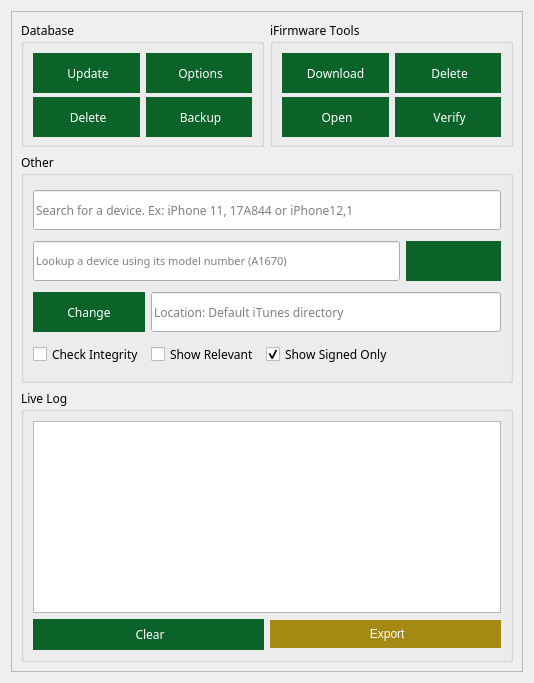
       <widget class="QWidget" name="main_widget" native="true">
        <layout class="QGridLayout" name="gridLayout_5">
         <item row="0" column="0">
          <widget class="QFrame" name="frame_3">
           <property name="frameShape">
            <enum>QFrame::StyledPanel</enum>
           </property>
           <property name="frameShadow">
            <enum>QFrame::Raised</enum>
           </property>
           <layout class="QGridLayout" name="gridLayout_16">
            <item row="2" column="0" colspan="2">
             <widget class="QGroupBox" name="logs">
              <property name="minimumSize">
               <size>
                <width>0</width>
                <height>0</height>
               </size>
              </property>
              <property name="maximumSize">
               <size>
                <width>16777215</width>
                <height>400</height>
               </size>
              </property>
              <property name="font">
               <font>
                <family>Segoe UI Semibold</family>
                <pointsize>9</pointsize>
                <weight>50</weight>
                <bold>false</bold>
                <strikeout>false</strikeout>
                <kerning>false</kerning>
               </font>
              </property>
              <property name="styleSheet">
               <string notr="true">
QToolTip { 
	color: #fff; background-color: #000; border: none; 

}

 QScrollBar:vertical {
    background: white;
     width: 15px;
 }
 QScrollBar::handle:vertical {
    background: #0C632A;
 }



QScrollBar:horizontal {
    background: white;
    height: 15px;
}

QScrollBar::handle:horizontal {
    background: #0C632A;
}</string>
              </property>
              <property name="title">
               <string>Live Log</string>
              </property>
              <layout class="QGridLayout" name="gridLayout_4">
               <item row="0" column="0" colspan="2">
                <widget class="QTextBrowser" name="text_log">
                 <property name="font">
                  <font>
                   <family>Segoe UI Semibold</family>
                   <pointsize>10</pointsize>
                  </font>
                 </property>
                 <property name="toolTip">
                  <string>Live log </string>
                 </property>
                 <property name="styleSheet">
                  <string notr="true">outline: none;</string>
                 </property>
                 <property name="lineWrapMode">
                  <enum>QTextEdit::FixedPixelWidth</enum>
                 </property>
                 <property name="html">
                  <string>&lt;!DOCTYPE HTML PUBLIC &quot;-//W3C//DTD HTML 4.0//EN&quot; &quot;http://www.w3.org/TR/REC-html40/strict.dtd&quot;&gt;
&lt;html&gt;&lt;head&gt;&lt;meta name=&quot;qrichtext&quot; content=&quot;1&quot; /&gt;&lt;style type=&quot;text/css&quot;&gt;
p, li { white-space: pre-wrap; }
&lt;/style&gt;&lt;/head&gt;&lt;body style=&quot; font-family:'Segoe UI Semibold'; font-size:10pt; font-weight:400; font-style:normal;&quot;&gt;
&lt;p style=&quot;-qt-paragraph-type:empty; margin-top:0px; margin-bottom:0px; margin-left:0px; margin-right:0px; -qt-block-indent:0; text-indent:0px;&quot;&gt;&lt;br /&gt;&lt;/p&gt;
&lt;p style=&quot;-qt-paragraph-type:empty; margin-top:0px; margin-bottom:0px; margin-left:0px; margin-right:0px; -qt-block-indent:0; text-indent:0px;&quot;&gt;&lt;br /&gt;&lt;/p&gt;&lt;/body&gt;&lt;/html&gt;</string>
                 </property>
                </widget>
               </item>
               <item row="3" column="0">
                <widget class="QPushButton" name="clear_log">
                 <property name="font">
                  <font>
                   <family>Segoe UI Semibold</family>
                   <pointsize>9</pointsize>
                   <weight>50</weight>
                   <bold>false</bold>
                   <strikeout>false</strikeout>
                   <kerning>false</kerning>
                  </font>
                 </property>
                 <property name="cursor">
                  <cursorShape>PointingHandCursor</cursorShape>
                 </property>
                 <property name="toolTip">
                  <string>Clear live log</string>
                 </property>
                 <property name="styleSheet">
                  <string notr="true">    QPushButton {
        background-color: #0C632A;
        border: none;
        color: #fff;
		padding: 7px
    }

 QPushButton:hover {
	background-color: #084D20;
}

QToolTip { 
	color: #fff; background-color: #000; border: none; 

}</string>
                 </property>
                 <property name="text">
                  <string> Clear</string>
                 </property>
                 <property name="icon">
                  <iconset>
                   <normaloff>icons/Delete.png</normaloff>icons/Delete.png</iconset>
                 </property>
                 <property name="iconSize">
                  <size>
                   <width>15</width>
                   <height>15</height>
                  </size>
                 </property>
                </widget>
               </item>
               <item row="3" column="1" alignment="Qt::AlignVCenter">
                <widget class="QPushButton" name="export_log">
                 <property name="minimumSize">
                  <size>
                   <width>0</width>
                   <height>0</height>
                  </size>
                 </property>
                 <property name="cursor">
                  <cursorShape>PointingHandCursor</cursorShape>
                 </property>
                 <property name="toolTip">
                  <string>Export logs to a file</string>
                 </property>
                 <property name="styleSheet">
                  <string notr="true">QPushButton {
        background-color: #a48912;
        border: none;
        color: #fff;
		padding: 7px
    }

QPushButton:hover {
	background-color: #957d10;
}

QToolTip { 
	color: #fff; background-color: #000; border: none; 

}</string>
                 </property>
                 <property name="text">
                  <string> Export</string>
                 </property>
                 <property name="icon">
                  <iconset>
                   <normaloff>icons/export.png</normaloff>icons/export.png</iconset>
                 </property>
                </widget>
               </item>
              </layout>
             </widget>
            </item>
            <item row="0" column="0">
             <widget class="QGroupBox" name="database_">
              <property name="maximumSize">
               <size>
                <width>16777215</width>
                <height>126</height>
               </size>
              </property>
              <property name="font">
               <font>
                <family>Segoe UI Semibold</family>
                <pointsize>9</pointsize>
                <weight>50</weight>
                <bold>false</bold>
                <strikeout>false</strikeout>
                <kerning>false</kerning>
               </font>
              </property>
              <property name="title">
               <string>Database </string>
              </property>
              <layout class="QGridLayout" name="gridLayout_13">
               <item row="1" column="1">
                <widget class="QPushButton" name="backup">
                 <property name="minimumSize">
                  <size>
                   <width>0</width>
                   <height>40</height>
                  </size>
                 </property>
                 <property name="font">
                  <font>
                   <family>Segoe UI Semibold</family>
                   <pointsize>9</pointsize>
                   <weight>50</weight>
                   <bold>false</bold>
                   <strikeout>false</strikeout>
                   <kerning>false</kerning>
                  </font>
                 </property>
                 <property name="cursor">
                  <cursorShape>PointingHandCursor</cursorShape>
                 </property>
                 <property name="toolTip">
                  <string>Backup databases</string>
                 </property>
                 <property name="styleSheet">
                  <string notr="true">    QPushButton {
        background-color: #0C632A;
        border: none;
        color: #fff;
    }

 QPushButton:hover {
	background-color: #084D20;
}

QToolTip { 
	color: #fff; background-color: #000; border: none; 

}


QToolTip { 
	color: #fff; background-color: #000; border: none; 

}</string>
                 </property>
                 <property name="text">
                  <string> Backup</string>
                 </property>
                 <property name="icon">
                  <iconset>
                   <normaloff>icons/backup.png</normaloff>icons/backup.png</iconset>
                 </property>
                </widget>
               </item>
               <item row="0" column="0">
                <widget class="QPushButton" name="_update">
                 <property name="minimumSize">
                  <size>
                   <width>0</width>
                   <height>40</height>
                  </size>
                 </property>
                 <property name="font">
                  <font>
                   <family>Segoe UI Semibold</family>
                   <pointsize>9</pointsize>
                   <weight>50</weight>
                   <bold>false</bold>
                   <strikeout>false</strikeout>
                   <kerning>false</kerning>
                  </font>
                 </property>
                 <property name="cursor">
                  <cursorShape>PointingHandCursor</cursorShape>
                 </property>
                 <property name="toolTip">
                  <string>Check for database update</string>
                 </property>
                 <property name="styleSheet">
                  <string notr="true">    QPushButton {
        background-color: #0C632A;
        border: none;
        color: #fff;
    }

 QPushButton:hover {
	background-color: #084D20;
}

QToolTip { 
	color: #fff; background-color: #000; border: none; 

}</string>
                 </property>
                 <property name="text">
                  <string> Update</string>
                 </property>
                 <property name="icon">
                  <iconset>
                   <normaloff>icons/updated.png</normaloff>icons/updated.png</iconset>
                 </property>
                 <property name="iconSize">
                  <size>
                   <width>16</width>
                   <height>16</height>
                  </size>
                 </property>
                </widget>
               </item>
               <item row="1" column="0">
                <widget class="QPushButton" name="db_delete">
                 <property name="minimumSize">
                  <size>
                   <width>0</width>
                   <height>40</height>
                  </size>
                 </property>
                 <property name="font">
                  <font>
                   <family>Segoe UI Semibold</family>
                   <pointsize>9</pointsize>
                   <weight>50</weight>
                   <bold>false</bold>
                   <strikeout>false</strikeout>
                   <kerning>false</kerning>
                  </font>
                 </property>
                 <property name="cursor">
                  <cursorShape>PointingHandCursor</cursorShape>
                 </property>
                 <property name="toolTip">
                  <string>Delete databases</string>
                 </property>
                 <property name="styleSheet">
                  <string notr="true">    QPushButton {
        background-color: #0C632A;
        border: none;
        color: #fff;
    }

 QPushButton:hover {
	background-color: #084D20;
}


QToolTip { 
	color: #fff; background-color: #000; border: none; 

}</string>
                 </property>
                 <property name="text">
                  <string> Delete</string>
                 </property>
                 <property name="icon">
                  <iconset>
                   <normaloff>icons/Delete.png</normaloff>icons/Delete.png</iconset>
                 </property>
                </widget>
               </item>
               <item row="0" column="1">
                <widget class="QPushButton" name="options">
                 <property name="minimumSize">
                  <size>
                   <width>0</width>
                   <height>40</height>
                  </size>
                 </property>
                 <property name="font">
                  <font>
                   <family>Segoe UI Semibold</family>
                   <pointsize>9</pointsize>
                   <weight>50</weight>
                   <bold>false</bold>
                   <strikeout>false</strikeout>
                   <kerning>false</kerning>
                  </font>
                 </property>
                 <property name="cursor">
                  <cursorShape>PointingHandCursor</cursorShape>
                 </property>
                 <property name="toolTip">
                  <string>App options (beta)</string>
                 </property>
                 <property name="styleSheet">
                  <string notr="true">    QPushButton {
        background-color: #0C632A;
        border: none;
        color: #fff;
    }

 QPushButton:hover {
	background-color: #084D20;
}

QToolTip { 
	color: #fff; background-color: #000; border: none; 

}</string>
                 </property>
                 <property name="text">
                  <string> Options</string>
                 </property>
                 <property name="icon">
                  <iconset>
                   <normaloff>icons/settings.png</normaloff>icons/settings.png</iconset>
                 </property>
                </widget>
               </item>
              </layout>
             </widget>
            </item>
            <item row="1" column="0" colspan="2">
             <widget class="QGroupBox" name="other_2">
              <property name="minimumSize">
               <size>
                <width>0</width>
                <height>230</height>
               </size>
              </property>
              <property name="maximumSize">
               <size>
                <width>16777215</width>
                <height>300</height>
               </size>
              </property>
              <property name="font">
               <font>
                <family>Segoe UI Semibold</family>
                <pointsize>9</pointsize>
                <weight>50</weight>
                <bold>false</bold>
                <strikeout>false</strikeout>
                <kerning>false</kerning>
               </font>
              </property>
              <property name="focusPolicy">
               <enum>Qt::NoFocus</enum>
              </property>
              <property name="acceptDrops">
               <bool>true</bool>
              </property>
              <property name="title">
               <string>Other</string>
              </property>
              <layout class="QGridLayout" name="gridLayout_12">
               <item row="1" column="0" colspan="4">
                <widget class="QLineEdit" name="search">
                 <property name="minimumSize">
                  <size>
                   <width>0</width>
                   <height>40</height>
                  </size>
                 </property>
                 <property name="font">
                  <font>
                   <family>Segoe UI Semibold</family>
                   <pointsize>8</pointsize>
                   <weight>50</weight>
                   <bold>false</bold>
                   <strikeout>false</strikeout>
                   <kerning>false</kerning>
                  </font>
                 </property>
                 <property name="toolTip">
                  <string>Lookup a device using its model number (A1670)</string>
                 </property>
                 <property name="styleSheet">
                  <string notr="true">

QToolTip { 
	color: #fff; background-color: #000; border: none; 

}</string>
                 </property>
                 <property name="text">
                  <string/>
                 </property>
                 <property name="placeholderText">
                  <string>Lookup a device using its model number (A1670)</string>
                 </property>
                </widget>
               </item>
               <item row="1" column="4">
                <widget class="QPushButton" name="search_btn">
                 <property name="minimumSize">
                  <size>
                   <width>95</width>
                   <height>40</height>
                  </size>
                 </property>
                 <property name="font">
                  <font>
                   <family>Segoe UI Semibold</family>
                   <pointsize>9</pointsize>
                   <weight>50</weight>
                   <bold>false</bold>
                   <strikeout>false</strikeout>
                   <kerning>false</kerning>
                  </font>
                 </property>
                 <property name="cursor">
                  <cursorShape>PointingHandCursor</cursorShape>
                 </property>
                 <property name="toolTip">
                  <string>Search</string>
                 </property>
                 <property name="styleSheet">
                  <string notr="true">    QPushButton {
        background-color: #0C632A;
        border: none;
        color: #fff;
    }

 QPushButton:hover {
	background-color: #084D20;
}

QToolTip { 
	color: #fff; background-color: #000; border: none; 

}</string>
                 </property>
                 <property name="text">
                  <string/>
                 </property>
                 <property name="icon">
                  <iconset>
                   <normaloff>icons/Search.png</normaloff>icons/Search.png</iconset>
                 </property>
                 <property name="iconSize">
                  <size>
                   <width>20</width>
                   <height>20</height>
                  </size>
                 </property>
                </widget>
               </item>
               <item row="2" column="0">
                <widget class="QPushButton" name="location">
                 <property name="minimumSize">
                  <size>
                   <width>95</width>
                   <height>40</height>
                  </size>
                 </property>
                 <property name="font">
                  <font>
                   <family>Segoe UI Semibold</family>
                   <pointsize>9</pointsize>
                   <weight>50</weight>
                   <bold>false</bold>
                   <strikeout>false</strikeout>
                   <kerning>false</kerning>
                  </font>
                 </property>
                 <property name="cursor">
                  <cursorShape>PointingHandCursor</cursorShape>
                 </property>
                 <property name="toolTip">
                  <string>Change directory where firmware is going to be downloaded</string>
                 </property>
                 <property name="styleSheet">
                  <string notr="true">    QPushButton {
        background-color: #0C632A;
        border: none;
        color: #fff;
    }

 QPushButton:hover {
	background-color: #084D20;
}

QToolTip { 
	color: #fff; background-color: #000; border: none; 

}</string>
                 </property>
                 <property name="text">
                  <string>Change</string>
                 </property>
                 <property name="icon">
                  <iconset>
                   <normaloff>icons/folder.png</normaloff>icons/folder.png</iconset>
                 </property>
                </widget>
               </item>
               <item row="0" column="0" colspan="5">
                <widget class="QLineEdit" name="device_search">
                 <property name="minimumSize">
                  <size>
                   <width>0</width>
                   <height>40</height>
                  </size>
                 </property>
                 <property name="font">
                  <font>
                   <family>Segoe UI Semibold</family>
                   <pointsize>9</pointsize>
                   <weight>50</weight>
                   <bold>false</bold>
                   <strikeout>false</strikeout>
                   <kerning>true</kerning>
                  </font>
                 </property>
                 <property name="toolTip">
                  <string>Search for a device. ex: iPhone 11, 17A844 or iPhone12,1</string>
                 </property>
                 <property name="styleSheet">
                  <string notr="true">

QToolTip { 
	color: #fff; background-color: #000; border: none; 

}</string>
                 </property>
                 <property name="placeholderText">
                  <string>Search for a device. Ex: iPhone 11, 17A844 or iPhone12,1</string>
                 </property>
                </widget>
               </item>
               <item row="2" column="1" colspan="4">
                <widget class="QLineEdit" name="location_value">
                 <property name="enabled">
                  <bool>true</bool>
                 </property>
                 <property name="minimumSize">
                  <size>
                   <width>0</width>
                   <height>40</height>
                  </size>
                 </property>
                 <property name="font">
                  <font>
                   <family>Segoe UI Semibold</family>
                   <pointsize>9</pointsize>
                   <weight>50</weight>
                   <bold>false</bold>
                   <strikeout>false</strikeout>
                   <kerning>false</kerning>
                  </font>
                 </property>
                 <property name="contextMenuPolicy">
                  <enum>Qt::CustomContextMenu</enum>
                 </property>
                 <property name="toolTip">
                  <string>Location: Default iTunes directory</string>
                 </property>
                 <property name="styleSheet">
                  <string notr="true">
QToolTip { 
	color: #fff; background-color: #000; border: none; 

}</string>
                 </property>
                 <property name="text">
                  <string/>
                 </property>
                 <property name="dragEnabled">
                  <bool>false</bool>
                 </property>
                 <property name="readOnly">
                  <bool>true</bool>
                 </property>
                 <property name="placeholderText">
                  <string>Location: Default iTunes directory</string>
                 </property>
                 <property name="clearButtonEnabled">
                  <bool>false</bool>
                 </property>
                </widget>
               </item>
               <item row="3" column="2">
                <widget class="QCheckBox" name="show_signed">
                 <property name="font">
                  <font>
                   <family>Segoe UI Semibold</family>
                   <pointsize>9</pointsize>
                   <weight>50</weight>
                   <bold>false</bold>
                   <strikeout>false</strikeout>
                   <kerning>false</kerning>
                  </font>
                 </property>
                 <property name="cursor">
                  <cursorShape>PointingHandCursor</cursorShape>
                 </property>
                 <property name="toolTip">
                  <string>Display signed firmwares only</string>
                 </property>
                 <property name="styleSheet">
                  <string notr="true">
QToolTip { 
	color: #fff; background-color: #000; border: none; 

}
</string>
                 </property>
                 <property name="text">
                  <string>Show Signed Only</string>
                 </property>
                 <property name="checked">
                  <bool>true</bool>
                 </property>
                </widget>
               </item>
               <item row="3" column="1">
                <widget class="QCheckBox" name="show_relevant">
                 <property name="font">
                  <font>
                   <family>Segoe UI Semibold</family>
                   <pointsize>9</pointsize>
                   <weight>50</weight>
                   <bold>false</bold>
                   <strikeout>false</strikeout>
                   <kerning>false</kerning>
                  </font>
                 </property>
                 <property name="cursor">
                  <cursorShape>PointingHandCursor</cursorShape>
                 </property>
                 <property name="toolTip">
                  <string notr="true">Show lastest versions only</string>
                 </property>
                 <property name="styleSheet">
                  <string notr="true">
QToolTip { 
	color: #fff; background-color: #000; border: none; 

}</string>
                 </property>
                 <property name="text">
                  <string>Show Relevant</string>
                 </property>
                </widget>
               </item>
               <item row="3" column="0">
                <widget class="QCheckBox" name="check_integrity">
                 <property name="font">
                  <font>
                   <family>Segoe UI Semibold</family>
                   <pointsize>9</pointsize>
                   <weight>50</weight>
                   <bold>false</bold>
                   <strikeout>false</strikeout>
                   <kerning>false</kerning>
                  </font>
                 </property>
                 <property name="cursor">
                  <cursorShape>PointingHandCursor</cursorShape>
                 </property>
                 <property name="toolTip">
                  <string notr="true">Verify firmware when download is finished</string>
                 </property>
                 <property name="styleSheet">
                  <string notr="true">
QToolTip { 
	color: #fff; background-color: #000; border: none; 

}</string>
                 </property>
                 <property name="text">
                  <string>Check Integrity</string>
                 </property>
                </widget>
               </item>
              </layout>
             </widget>
            </item>
            <item row="0" column="1">
             <widget class="QGroupBox" name="tools_2">
              <property name="maximumSize">
               <size>
                <width>16777215</width>
                <height>126</height>
               </size>
              </property>
              <property name="font">
               <font>
                <family>Segoe UI Semibold</family>
                <pointsize>9</pointsize>
                <weight>50</weight>
                <bold>false</bold>
                <strikeout>false</strikeout>
                <kerning>false</kerning>
               </font>
              </property>
              <property name="title">
               <string>iFirmware Tools</string>
              </property>
              <layout class="QGridLayout" name="gridLayout_14">
               <item row="0" column="0">
                <widget class="QPushButton" name="main_download">
                 <property name="minimumSize">
                  <size>
                   <width>0</width>
                   <height>40</height>
                  </size>
                 </property>
                 <property name="font">
                  <font>
                   <family>Segoe UI Semibold</family>
                   <pointsize>9</pointsize>
                   <weight>50</weight>
                   <bold>false</bold>
                   <strikeout>false</strikeout>
                   <kerning>false</kerning>
                  </font>
                 </property>
                 <property name="cursor">
                  <cursorShape>PointingHandCursor</cursorShape>
                 </property>
                 <property name="toolTip">
                  <string>Download all signed firmwares for the current tab</string>
                 </property>
                 <property name="styleSheet">
                  <string notr="true">    QPushButton {
        background-color: #0C632A;
        border: none;
        color: #fff;
    }

 QPushButton:hover {
	background-color: #084D20;
}

QToolTip { 
	color: #fff; background-color: #000; border: none; 

}</string>
                 </property>
                 <property name="text">
                  <string>Download</string>
                 </property>
                 <property name="icon">
                  <iconset>
                   <normaloff>icons/Download.png</normaloff>icons/Download.png</iconset>
                 </property>
                 <property name="iconSize">
                  <size>
                   <width>16</width>
                   <height>16</height>
                  </size>
                 </property>
                </widget>
               </item>
               <item row="0" column="1">
                <widget class="QPushButton" name="ipsw_delete">
                 <property name="minimumSize">
                  <size>
                   <width>0</width>
                   <height>40</height>
                  </size>
                 </property>
                 <property name="font">
                  <font>
                   <family>Segoe UI Semibold</family>
                   <pointsize>9</pointsize>
                   <weight>50</weight>
                   <bold>false</bold>
                   <strikeout>false</strikeout>
                   <kerning>false</kerning>
                  </font>
                 </property>
                 <property name="cursor">
                  <cursorShape>PointingHandCursor</cursorShape>
                 </property>
                 <property name="toolTip">
                  <string>Delete all firmwares in the current selected directory</string>
                 </property>
                 <property name="styleSheet">
                  <string notr="true">    QPushButton {
        background-color: #0C632A;
        border: none;
        color: #fff;
    }

 QPushButton:hover {
	background-color: #084D20;
}

QToolTip { 
	color: #fff; background-color: #000; border: none; 

}</string>
                 </property>
                 <property name="text">
                  <string> Delete</string>
                 </property>
                 <property name="icon">
                  <iconset>
                   <normaloff>icons/Delete.png</normaloff>icons/Delete.png</iconset>
                 </property>
                </widget>
               </item>
               <item row="1" column="0">
                <widget class="QPushButton" name="open_location">
                 <property name="minimumSize">
                  <size>
                   <width>0</width>
                   <height>40</height>
                  </size>
                 </property>
                 <property name="font">
                  <font>
                   <family>Segoe UI Semibold</family>
                   <pointsize>9</pointsize>
                   <weight>50</weight>
                   <bold>false</bold>
                   <strikeout>false</strikeout>
                   <kerning>false</kerning>
                  </font>
                 </property>
                 <property name="cursor">
                  <cursorShape>PointingHandCursor</cursorShape>
                 </property>
                 <property name="toolTip">
                  <string>Open current directory</string>
                 </property>
                 <property name="styleSheet">
                  <string notr="true">    QPushButton {
        background-color: #0C632A;
        border: none;
        color: #fff;
    }

 QPushButton:hover {
	background-color: #084D20;
}


QToolTip { 
	color: #fff; background-color: #000; border: none; 

}</string>
                 </property>
                 <property name="text">
                  <string> Open</string>
                 </property>
                 <property name="icon">
                  <iconset>
                   <normaloff>icons/open-folder.png</normaloff>icons/open-folder.png</iconset>
                 </property>
                </widget>
               </item>
               <item row="1" column="1">
                <widget class="QPushButton" name="verify">
                 <property name="minimumSize">
                  <size>
                   <width>0</width>
                   <height>40</height>
                  </size>
                 </property>
                 <property name="font">
                  <font>
                   <family>Segoe UI Semibold</family>
                   <pointsize>9</pointsize>
                   <weight>50</weight>
                   <bold>false</bold>
                   <strikeout>false</strikeout>
                   <kerning>false</kerning>
                  </font>
                 </property>
                 <property name="cursor">
                  <cursorShape>PointingHandCursor</cursorShape>
                 </property>
                 <property name="toolTip">
                  <string>Hash all firmwares in current selected directory</string>
                 </property>
                 <property name="styleSheet">
                  <string notr="true">    QPushButton {
        background-color: #0C632A;
        border: none;
        color: #fff;
    }

 QPushButton:hover {
	background-color: #084D20;
}

QToolTip { 
	color: #fff; background-color: #000; border: none; 

}</string>
                 </property>
                 <property name="text">
                  <string> Verify</string>
                 </property>
                 <property name="icon">
                  <iconset>
                   <normaloff>icons/verified.png</normaloff>icons/verified.png</iconset>
                 </property>
                </widget>
               </item>
              </layout>
             </widget>
            </item>
           </layout>
          </widget>
         </item>
        </layout>
       </widget>
